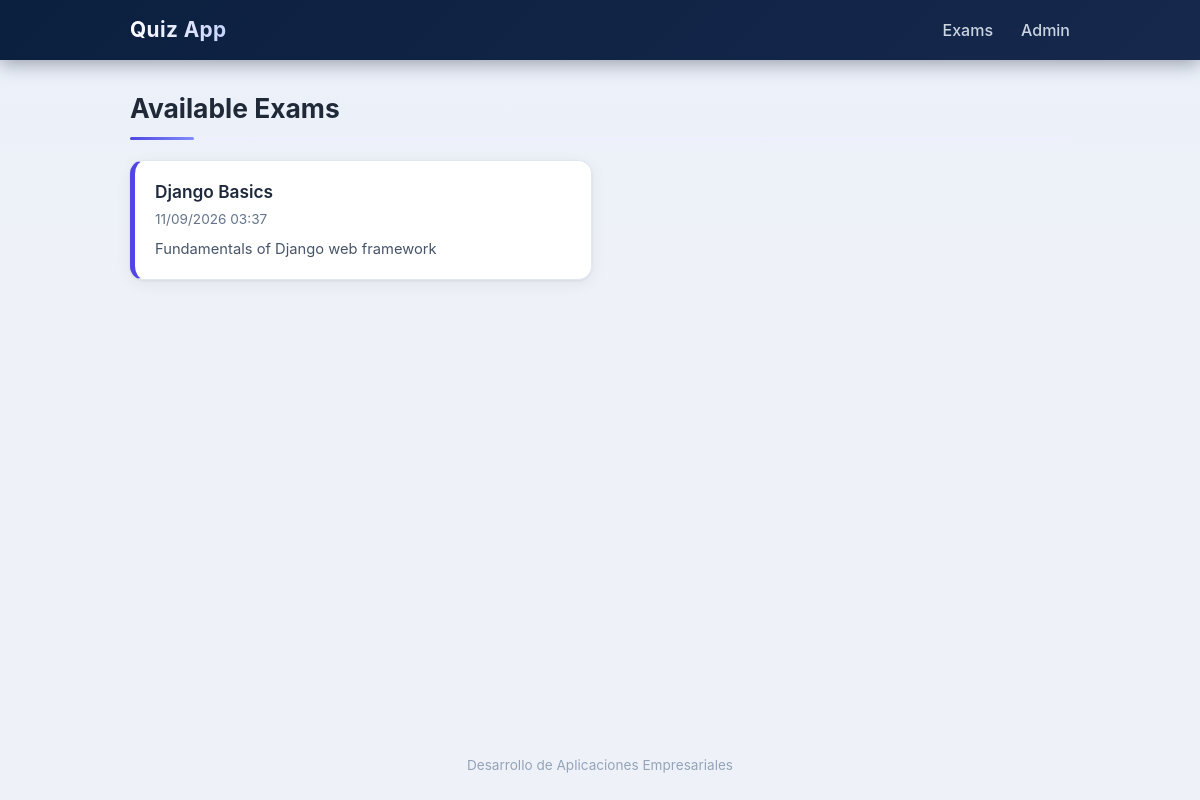
The app's page /quiz/ with its own data.
### quiz/models.py (models this page shows, shortened)
class Exam(models.Model):
    title = models.CharField(max_length=200)
    description = models.TextField(blank=True)
    created_at = models.DateTimeField(auto_now_add=True)
    class Meta:
        ordering = ['-created_at']
        verbose_name = 'exam'
        verbose_name_plural = 'exams'

### quiz/views.py (the view)
# urls.py: path('', views.ExamListView.as_view(), name='exam_list'),
class ExamListView(ListView):
    model = Exam
    template_name = 'quiz/exam_list.html'
    context_object_name = 'exams'

### quiz/templates/quiz/exam_list.html (shortened to what this page needs)
{% extends "quiz/base.html" %}
{% block content %}
    <h2>Available Exams</h2>
    {% if exams %}
        <ul class="exam-grid">
            {% for exam in exams %}
                <li class="exam-card">
                    <a class="exam-title" href="{% url 'quiz:exam_detail' exam.pk %}">{{ exam.title }}</a>
                    <p class="date-meta">{{ exam.created_at|date:"d/m/Y H:i" }}</p>
                    {% if exam.description %}
                        <p class="exam-desc">{{ exam.description }}</p>
                    {% endif %}
                </li>
            {% endfor %}
        </ul>
    {% else %}
        <p class="empty-state">No exams available yet.</p>
    {% endif %}
{% endblock %}

### quiz/templates/quiz/base.html (style rules this page uses)
:root { --bg: #eef2f8; --surface: #ffffff; --surface-muted: #f8fafc; --border: #e2e8f0; --text: #1f2937; --muted: #64748b; --primary: #4f46e5; --primary-dark: #4338ca; --primary-soft: #eef0ff; --success: #16a34a; --success-soft: #e8f7ee; --danger: #dc2626; --header-1: #0b1f3f; --header-2: #16294d; --radius: 14px; --shadow: 0 1px 3px rgba(15, 23, 42, 0.08), 0 4px 16px rgba(15, 23, 42, 0.06); --shadow-hover: 0 6px 18px rgba(15, 23, 42, 0.14), 0 12px 40px rgba(15, 23, 42, 0.10); }
* { margin: 0; padding: 0; box-sizing: border-box; }
html { -webkit-text-size-adjust: 100%; }
body { font-family: -apple-system, BlinkMacSystemFont, "Segoe UI", Roboto, "Helvetica Neue", Arial, sans-serif; background: linear-gradient(180deg, #eaf0fa 0%, var(--bg) 260px); background-attachment: fixed; color: var(--text); line-height: 1.55; min-height: 100vh; display: flex; flex-direction: column; }
a { color: var(--primary); text-decoration: none; transition: color 0.15s ease; }
h2 { font-size: 1.65rem; font-weight: 700; margin-bottom: 0.35rem; padding-bottom: 0.5rem; border-bottom: 3px solid var(--primary-soft); position: relative; }
h2::after { content: ""; position: absolute; left: 0; bottom: -3px; width: 64px; height: 3px; border-radius: 3px; background: linear-gradient(90deg, var(--primary), #818cf8); }
.date-meta { color: var(--muted); font-size: 0.85rem; margin-bottom: 0.75rem; }
.exam-desc { color: #475569; margin-bottom: 0.5rem; white-space: pre-line; }
.exam-grid { list-style: none; display: grid; grid-template-columns: repeat(auto-fill, minmax(min(320px, 100%), 1fr)); gap: 1rem; margin-top: 1.25rem; }
.exam-card { background: var(--surface); border: 1px solid var(--border); border-left: 5px solid var(--primary); border-radius: var(--radius); padding: 1.1rem 1.25rem; box-shadow: var(--shadow); transition: transform 0.18s ease, box-shadow 0.18s ease, border-color 0.18s ease; }
.exam-title { font-size: 1.08rem; font-weight: 600; color: #1e293b; display: block; text-decoration: none; }
.exam-card .date-meta { margin: 0.25rem 0 0.5rem; }
.exam-card .exam-desc { font-size: 0.92rem; margin: 0; }

### records on screen
Exam: title "Django Basics", created_at "11/09/2026 03:37", description "Fundamentals of Django web framework"
